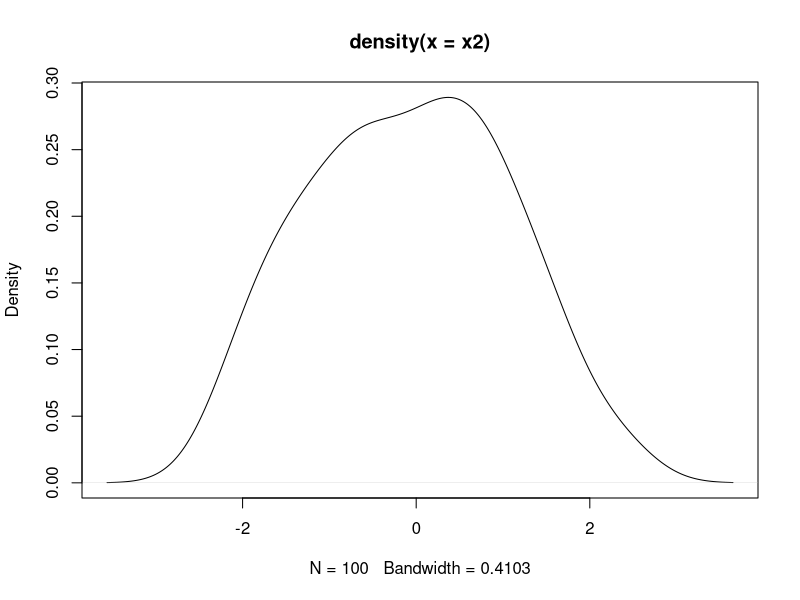

This chart was generated by the following R code:
# data structure in R

#Vector
x1 = seq(1,10,2)
sort(x1)
(x2 = rnorm(100))
plot(density(x2))
#Matrices
(m1 = matrix(1:12, nrow=4))
(m2 = matrix(1:12, ncol=4,byrow = T))

dim(m1)

attributes(m1)
#access elements
m1[1,3]
m1[c(1,4),c(1,2)]

#Array


#data Frame


#Lists


#Factor
